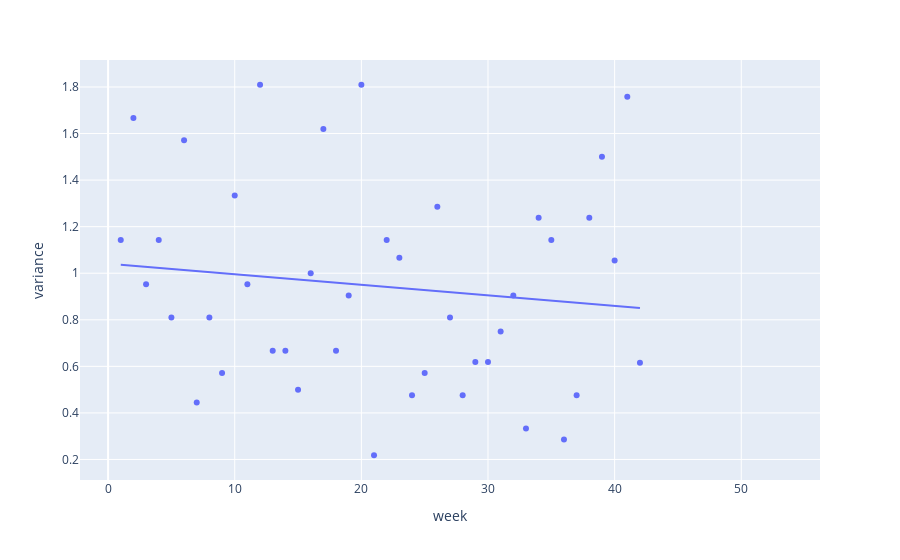

Notebook source saved alongside this figure:
### Code cell
import plotly.express as px

varianceXweek = px.scatter(mood_weekly, x='week', y='variance', trendline='ols')
varianceXweek.show()

### Figure 1 — Plotly figure (JSON) as saved in the notebook; plotly's stock layout.template omitted (floating-point values rounded to 4 significant figures)
{"data": [{"hovertemplate": "week=%{x}<br>variance=%{y}<extra></extra>", "legendgroup": "", "marker": {"color": "#636efa", "symbol": "circle"}, "mode": "markers", "name": "", "orientation": "v", "showlegend": false, "type": "scatter", "x": [1, 2, 3, 4, 5, 6, 7, 8, 9, 10, 11, 12, 13, 14, 15, 16, 17, 18, 19, 20, 21, 22, 23, 24, 25, 26, 27, 28, 29, 30, 31, 32, 33, 34, 35, 36, 37, 38, 39, 40, 41, 42, 53], "xaxis": "x", "y": [1.143, 1.667, 0.9524, 1.143, 0.8095, 1.571, 0.4444, 0.8095, 0.5714, 1.333, 0.9524, 1.81, 0.6667, 0.6667, 0.5, 1.0, 1.619, 0.6667, 0.9048, 1.81, 0.2182, 1.143, 1.067, 0.4762, 0.5714, 1.286, 0.8095, 0.4762, 0.619, 0.619, 0.75, 0.9048, 0.3333, 1.238, 1.143, 0.2857, 0.4762, 1.238, 1.5, 1.055, 1.758, 0.6154, null], "yaxis": "y"}, {"hovertemplate": "<b>OLS trendline</b><br>variance = -0.00451171 * week + 1.04039<br>R<sup>2</sup>=0.016039<br><br>week=%{x}<br>variance=%{y} <b>(trend)</b><extra></extra>", "legendgroup": "", "marker": {"color": "#636efa", "symbol": "circle"}, "mode": "lines", "name": "", "showlegend": false, "type": "scatter", "x": [1, 2, 3, 4, 5, 6, 7, 8, 9, 10, 11, 12, 13, 14, 15, 16, 17, 18, 19, 20, 21, 22, 23, 24, 25, 26, 27, 28, 29, 30, 31, 32, 33, 34, 35, 36, 37, 38, 39, 40, 41, 42], "xaxis": "x", "y": [1.036, 1.031, 1.027, 1.022, 1.018, 1.013, 1.009, 1.004, 0.9998, 0.9953, 0.9908, 0.9862, 0.9817, 0.9772, 0.9727, 0.9682, 0.9637, 0.9592, 0.9547, 0.9502, 0.9456, 0.9411, 0.9366, 0.9321, 0.9276, 0.9231, 0.9186, 0.9141, 0.9095, 0.905, 0.9005, 0.896, 0.8915, 0.887, 0.8825, 0.878, 0.8735, 0.8689, 0.8644, 0.8599, 0.8554, 0.8509], "yaxis": "y"}], "layout": {"legend": {"tracegroupgap": 0}, "margin": {"t": 60}, "xaxis": {"anchor": "y", "domain": [0.0, 1.0], "title": {"text": "week"}}, "yaxis": {"anchor": "x", "domain": [0.0, 1.0], "title": {"text": "variance"}}}}
